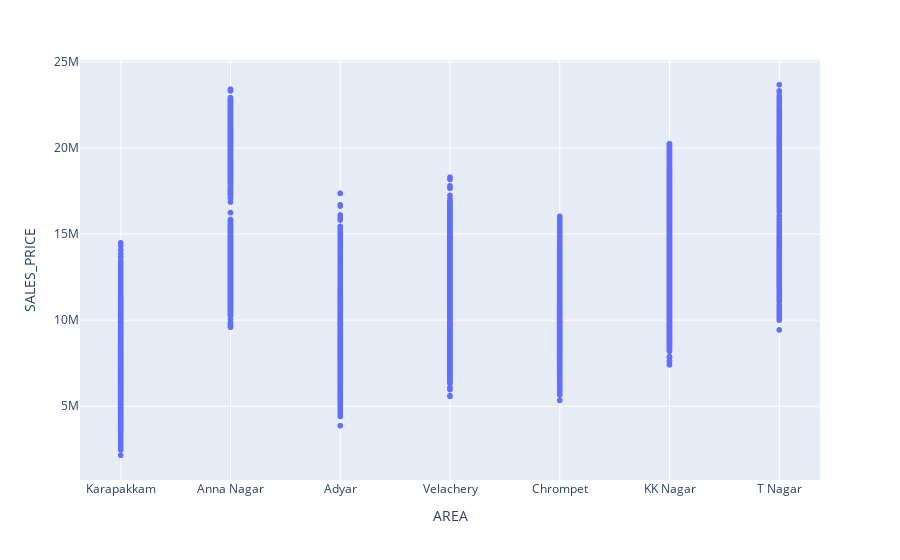

Notebook code for this chart:
### Markdown cell above
### Price Ranges in every Area

### Code cell
px.scatter(train,x='AREA',y='SALES_PRICE')

### Figure 1 — Plotly figure (JSON) as saved in the notebook; plotly's stock layout.template omitted (floating-point values rounded to 4 significant figures; data arrays with more than 128 entries replaced by an {"elided": "..."} marker saying what was removed)
{"data": [{"hovertemplate": "AREA=%{x}<br>SALES_PRICE=%{y}<extra></extra>", "legendgroup": "", "marker": {"color": "#636efa", "symbol": "circle"}, "mode": "markers", "name": "", "showlegend": false, "type": "scattergl", "x": {"elided": "7109 str values"}, "xaxis": "x", "y": {"elided": "7109 int values"}, "yaxis": "y"}], "layout": {"legend": {"tracegroupgap": 0}, "margin": {"t": 60}, "xaxis": {"anchor": "y", "domain": [0, 1], "title": {"text": "AREA"}}, "yaxis": {"anchor": "x", "domain": [0, 1], "title": {"text": "SALES_PRICE"}}}}
